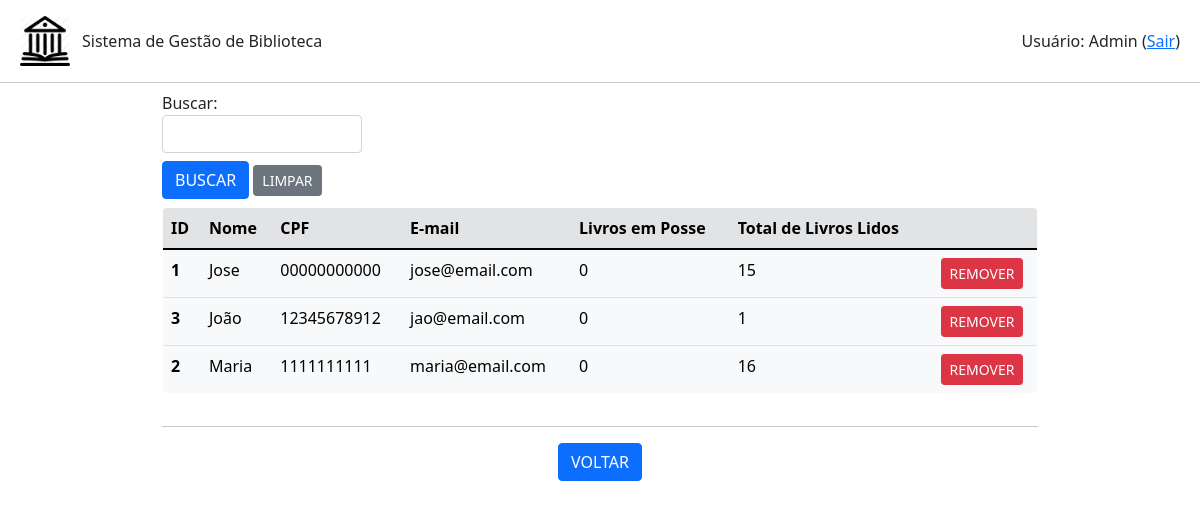
Page /ficha/listar (signed in) on the earlier database version.
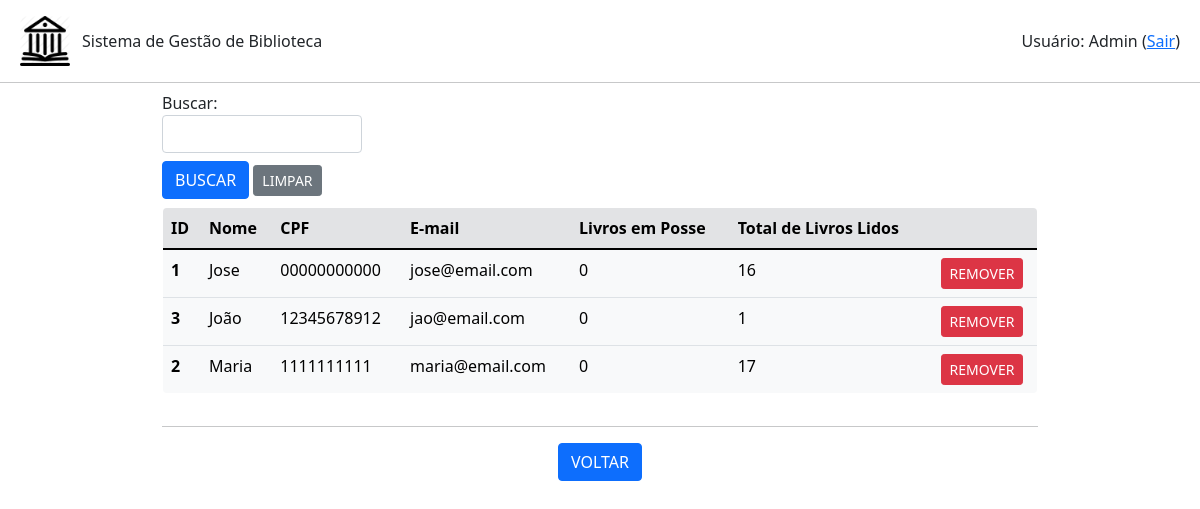
Same page on the later database version.
### ficha.py (models this page shows)
class Ficha(db.Model):
    id = db.Column(db.Integer, primary_key=True)
    nome = db.Column(db.String(200), unique=False, nullable=False)
    cpf = db.Column(db.String(20), unique=True, nullable=False)
    email = db.Column(db.String(120), unique=True, nullable=False)
    ativo = db.Column(db.Boolean(), default=False)
    qtdLivros = db.Column(db.Integer, unique=False, nullable=False)
    totalLivros = db.Column(db.Integer, unique=False, nullable=False)
    emprestimo = db.relationship('Emprestimo', backref='ficha', lazy=True)

### app.py (the view, shortened to what this page needs)
@app.route('/ficha/listar', methods=['POST','GET'])
def listar_fichas():
    if session.get('autenticado',False)==False:
        flash(u'Login necessário!', category='warning')
        return(redirect(url_for('login')))
    form = BuscaForm()
    fichas = Ficha.query.order_by(Ficha.nome).all()
    return(render_template('fichas.html', fichas=fichas, form=form, action=url_for('listar_fichas')))

### formBusca.py
class BuscaForm(FlaskForm):
    campo = StringField('Buscar: ', validators=[DataRequired()])
    enviar = SubmitField('BUSCAR')

### templates/fichas.html (shortened to what this page needs)
{% extends "base.html" %}
{% block conteudo %}
<div class="container-fluid mx-auto" style="width: 75%;">
    {% from 'bootstrap/form.html' import render_field %}
    <form method="post">
        <div class="mt-2" style="width: 200px;">
            {{ render_field(form.campo) }}
        </div>
        <div class="mt-2 mb-2">
            {{ render_field(form.enviar, button_style="primary", button_size="sm") }}
            <a class="btn btn-secondary btn-sm" href="{{url_for('listar_fichas')}}" role="button">LIMPAR</a>
        </div>
    </form>
    <div style="max-height: 400px; overflow-y: auto;">
        <table class=" table table-light border rounded-3" style="overflow: hidden;">
            <thead>
            <tr class="table-secondary">
                <th scope="col">ID</th>
                <th scope="col">Nome</th>
                <th scope="col">CPF</th>
                <th scope="col">E-mail</th>
                <th scope="col">Livros em Posse</th>
                <th scope="col">Total de Livros Lidos</th>
                <th scope="col"></th>
            </tr>
            </thead>
            <tbody>
                {% for ficha in fichas %}
                    <tr>
                        <th scope="row">{{ficha.id}}</th>
                        <td>{{ficha.nome}}</td>
                        <td>{{ficha.cpf}}</td>
                        <td>{{ficha.email}}</td>
                        <td>{{ficha.qtdLivros}}</td>
                        <td>{{ficha.totalLivros}}</td>
                        <td class="text-center"><a class="btn btn-danger btn-sm" href="{{url_for('remover_ficha', id_ficha=ficha.id)}}" role="button">REMOVER</a></td>
                    </tr>
                {% endfor %}
            </tbody>
        </table>
    </div>
    <hr>
    <div class="row text-center">
        <div class="col mr-1">
            <a class="btn btn-primary" href="{{url_for('root')}}" role="button">VOLTAR</a>
        </div>
    </div>
</div>
{% endblock %}

Differences in the rows shown:
changed Ficha "Jose": totalLivros "15" → "16"
changed Ficha "Maria": totalLivros "16" → "17"
